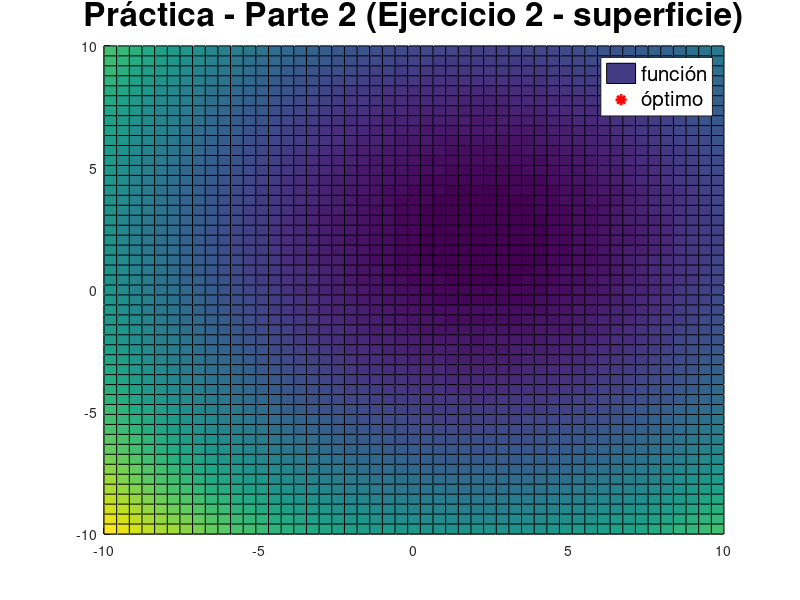
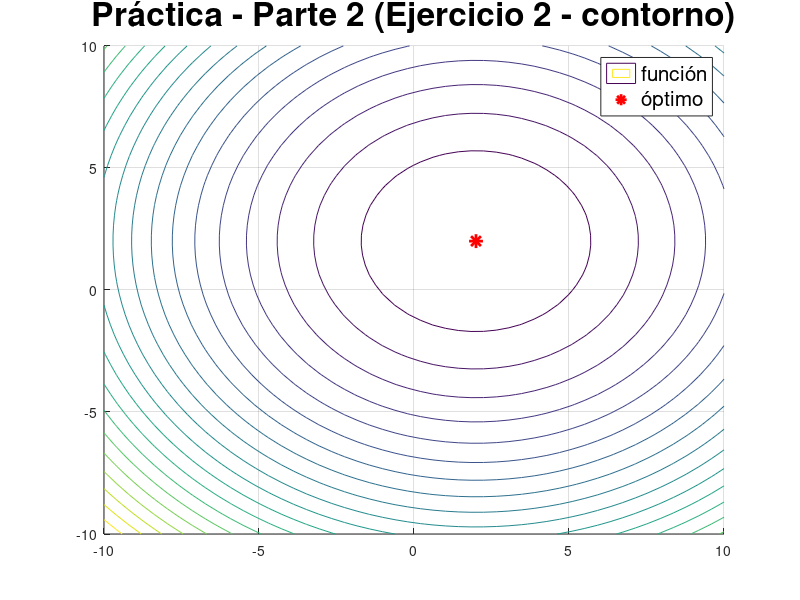

MATLAB code to generate these figures, in order:
clear all;  % limpiar variables almacenadas %
close all;  % cerrar las ventanas generadas con figure %
clc;        % console clear %

%{ 
    Nota: [x,y] = [x1,x2]
%}
% 1. Definir la función objetivo
f = @(x,y) (x-2).^2 + (y-2).^2; % funcion objetivo

% 2. Calcular las derivadas parciales y construir el gradiente
g = @(x,y) [2*(x-2) 2*(y-2)]'; 

% - definir los límites -
x_lim = linspace(-10,10,50); % límites para eje x, -10 es inferior, 10 es superior, con 50 puntos
y_lim = x_lim; % límites para eje x, -10 es inferior, 10 es superior, con 50 puntos

% * * * ALGORITMO * * * %
% 1. Definir posicion inicial
%    [x, y]   
xi = [-2 2]';

% 2. Definir parámetro (h)
h = 0.4;

% 3.Hacer las iteraciones
for i=1:150
    % [g(x1) g(x2)]
    G = g(xi(1),xi(2));
    xi = xi-h*G;

end

[X,Y] = meshgrid(x_lim,y_lim); % creamos una rejilla de puntos (x,y) para crear el plot
Z = f(X,Y); % evaluación de cada elemento en la rejilla para crear su valor en el eje z



% Grafica de superficie
figure;
hold on;
grid on;

surf(X,Y,Z);
title('Práctica - Parte 2 (Ejercicio 2 - superficie)', 'FontSize',24);
plot3(xi(1),xi(2),f(xi(1),xi(2)),'r*','LineWidth',2,'MarkerSize',10) % plot del mínimo global
legend({'función','óptimo'},'FontSize',15)

% Grafica de contornos
figure;
hold on;
grid on;

contour(X,Y,Z,20);
title('Práctica - Parte 2 (Ejercicio 2 - contorno)', 'FontSize',24);
%    [  x,     y,          z     ]
plot3(xi(1),xi(2),f(xi(1),xi(2)),'r*','LineWidth',2,'MarkerSize',10) % plot del mínimo global
legend({'función','óptimo'},'FontSize',15)

disp(['f(xg) = ' num2str(f(xi(1),xi(2)))]);
disp(['x1 = ' num2str(xi(1))]);
disp(['x2 = ' num2str(xi(2))]);
